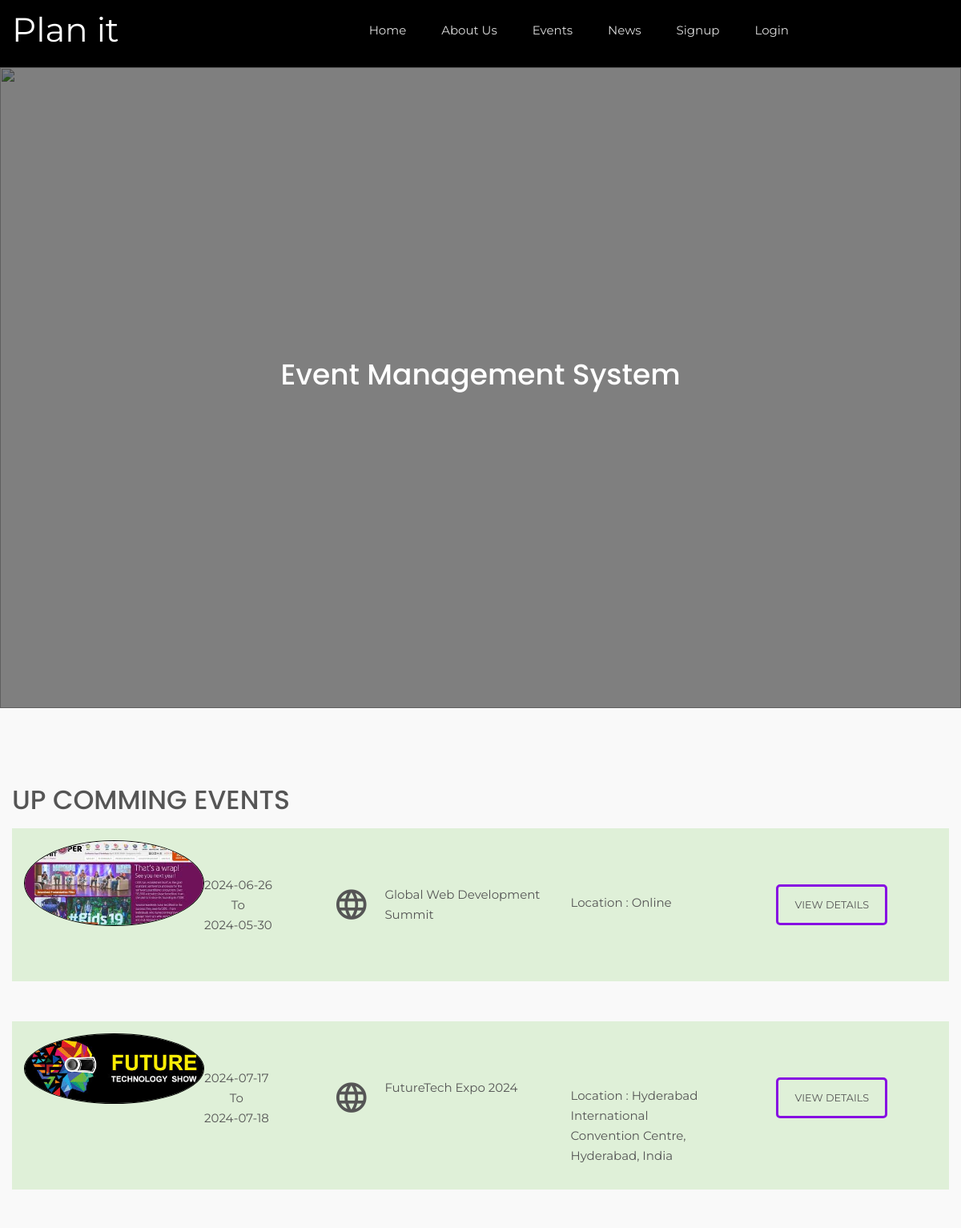
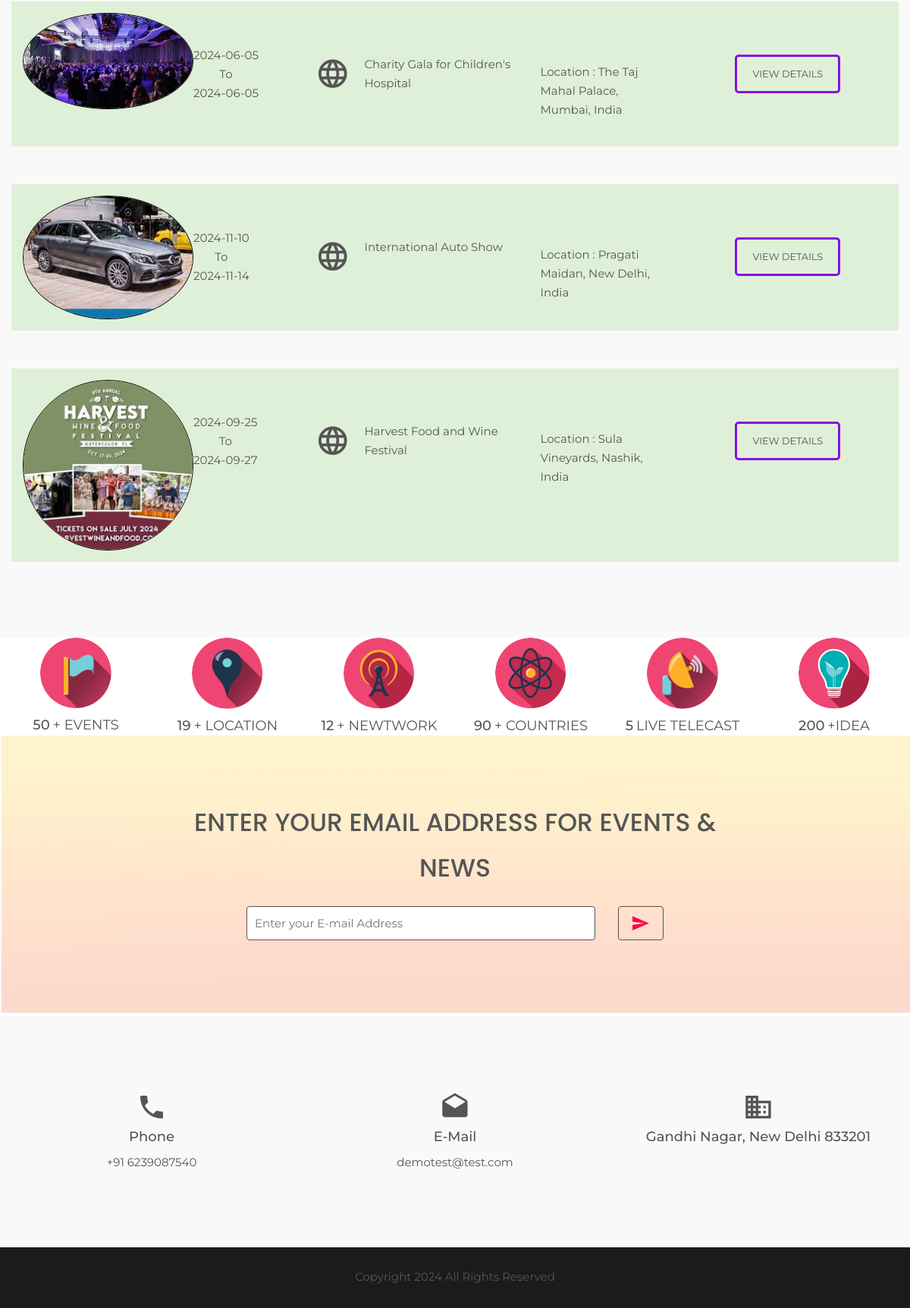
The page / on the database its author committed (2 pictures, top to bottom).
### tables this page shows
CREATE TABLE `tblgenralsettings` (
  `id` int(11) NOT NULL,
  `SiteName` varchar(200) DEFAULT NULL,
  `PhoneNumber` text DEFAULT NULL,
  `EmailId` varchar(255) DEFAULT NULL,
  `address` mediumtext DEFAULT NULL,
  `footercontent` mediumtext DEFAULT NULL,
  `LastUpdationDate` timestamp NULL DEFAULT NULL ON UPDATE current_timestamp()
);

CREATE TABLE `tblevents` (
  `id` int(11) NOT NULL,
  `CategoryId` char(10) DEFAULT NULL,
  `SponserId` char(10) DEFAULT NULL,
  `EventName` varchar(255) DEFAULT NULL,
  `EventDescription` mediumtext DEFAULT NULL,
  `EventStartDate` date DEFAULT NULL,
  `EventEndDate` date DEFAULT NULL,
  `EventLocation` varchar(255) DEFAULT NULL,
  `EventImage` varchar(255) DEFAULT NULL,
  `PostingDate` timestamp NULL DEFAULT current_timestamp(),
  `LastUpdationDate` timestamp NULL DEFAULT NULL ON UPDATE current_timestamp(),
  `IsActive` int(1) DEFAULT NULL
);

### index.php (the view, shortened to what this page needs)
<?php
include('includes/config.php');
    ?>
<!doctype html>
<html class="no-js" lang="en">
    <head>
        <link rel="stylesheet" href="css/bootstrap.min.css">
        <link rel="stylesheet" href="css/animate.css">
        <link rel="stylesheet" href="css/meanmenu.min.css">
        <link rel="stylesheet" href="css/owl.carousel.css">
        <link rel="stylesheet" href="css/icofont.css">
        <link rel="stylesheet" href="css/nivo-slider.css">
        <link rel="stylesheet" href="css/animate-text.css">
        <link rel="stylesheet" href="css/material-design-iconic-font.min.css">
        <link rel="stylesheet" href="style.css">
        <link rel="stylesheet" href="css/responsive.css">
        <link href="css/color/skin-default.css" rel="stylesheet">
    </head>
    <body>
         <div class="wrapper home-02">
         <?php include_once('includes/header.php');?>
                <div class="slider-container slider-02 bg-overlay">
                    <div id="mainSlider" class="nivoSlider slider-image">
                    </div>
                </div>
            </div>
                    <div id="htmlcaption1" class="nivo-html-caption slider-caption-1" >
                        <div class="container">
                            <div class="slide1-text">
                                <div class="middle-text slide-def">
                            <div class="cap-dec wow fadeInDown" data-wow-duration=".9s" data-wow-delay="0.2s" style="margin-top:-100px">
                                        <h1 align="center">Event Management System</h1>
                                    </div>
                                </div>
                            </div>
                        </div>
                    </div>
            <div class="upcomming-events-area off-white ptb100">
                  <div class="container">
                      <div class="row">
                          <div class="col-xs-12">
                           <h1 class="section-title">Up Comming Events</h1>
                        </div>
                          <div class="total-upcomming-event col-md-12 col-sm-12 col-xs-12">
<?php
$isactive=1;
$sql = "SELECT EventName,EventLocation,EventStartDate,EventEndDate,EventImage,id from tblevents where IsActive=:isactive order by id desc limit 5";
$query = $dbh -> prepare($sql);
$query->bindParam(':isactive',$isactive,PDO::PARAM_STR);
$query->execute();
$results=$query->fetchAll(PDO::FETCH_OBJ);
if($query->rowCount() > 0)
{
foreach($results as $row)
{
    ?>
                              <div class="single-upcomming shadow-box">
                                 <div class="col-md-4 hidden-sm col-xs-12">
                                     <div class="sue-pic">
                                        <img src="admin/eventimages/<?php echo htmlentities($row->EventImage);?>" alt="<?php echo htmlentities($row->EventName);?>" style="border:#000 1px solid">
                                     </div>
                                     <div class="sue-date-time text-center">
                                         <span><?php echo htmlentities($row->EventStartDate);?></span>To
                                         <span><?php echo htmlentities($row->EventEndDate);?></span>
                                     </div>
                                 </div>
                                 <div class="col-md-3 col-sm-5 col-xs-12">
                                    <div class="uc-event-title">
                                        <div class="uc-icon"><i class="zmdi zmdi-globe-alt"></i></div>
                                        <a href="#"><?php echo htmlentities($row->EventName);?></a>
                                    </div>
                                 </div>
                                 <div class="col-md-2 col-sm-3 col-xs-12">
                                     <div class="venu-no">
                                         <p>Location : <?php echo htmlentities($row->EventLocation);?></p>
                                     </div>
                                 </div>
                                 <div class="col-md-3 col-sm-4 col-xs-12">
                                     <div class="upcomming-ticket text-center">
 <a href="event-details.php?evntid=<?php echo htmlentities($row->id);?>" class="btn-def bnt-2 small">View Details</a>
                                     </div>
                                 </div>
                              </div>
 <?php } } ?>
                          </div>
                      </div>
                  </div>
              </div>
            <div class="counter-area pb150">
                <div class="container">
                    <div class="row">
                        <div class="col-md-2 col-sm-4 col-xs-12">
                            <div class="single-count text-center uppercase">
                               <div class="count-icon">
                                   <img src="img/icon/count-01.png" alt="">
                               </div>
                                <h3><span class="counter2">50</span></h3>
                                <p>+ Events</p>
                            </div>
                        </div>
                        <div class="col-md-2 col-sm-4 col-xs-12">
                            <div class="single-count text-center uppercase">
                               <div class="count-icon">
                                   <img src="img/icon/count-02.png" alt="">
                               </div>
                                <h3><span class="counter2">19</span></h3>
                                <p>+ Location</p>
                            </div>
                        </div>
                        <div class="col-md-2 col-sm-4 col-xs-12">
                            <div class="single-count text-center uppercase">
                               <div class="count-icon">
                                   <img src="img/icon/count-03.png" alt="">
                               </div>
                                <h3><span class="counter2">12</span></h3>
                                <p>+ Newtwork</p>
                            </div>
                        </div>
                        <div class="col-md-2 col-sm-4 col-xs-12">
                            <div class="single-count text-center uppercase">
                               <div class="count-icon">
                                   <img src="img/icon/count-04.png" alt="">
                               </div>
                                <h3><span class="counter2">90</span></h3>
                                <p>+ Countries</p>
                            </div>
                        </div>
                        <div class="col-md-2 col-sm-4 col-xs-12">
                            <div class="single-count text-center uppercase">
                               <div class="count-icon">
                                   <img src="img/icon/count-05.png" alt="">
                               </div>
                                <h3><span class="counter2">5</span></h3>
                                <p>Live Telecast</p>
                            </div>
                        </div>
                        <div class="col-md-2 col-sm-4 col-xs-12">
                            <div class="single-count text-center uppercase">
                               <div class="count-icon">
                                   <img src="img/icon/count-06.png" alt="">
                               </div>
                                <h3><span class="counter2">200</span></h3>
                                <p>+Idea</p>
                            </div>
                        </div>
                    </div>
                </div>
            </div>
            <div class="call-to-action bg-overlay white-overlay pb100 pt85">
                <div class="container">
                    <div class="row">
                        <div class="col-md-12">
                            <div class="cal-to-wrap">
                                <h1 class="section-title">Enter Your Email Address For Events & News</h1>
                                <form method="post" name="subscribe">
                                    <div class="input-box">
                                        <input type="email" placeholder="Enter your E-mail Address" class="info" name="email" required="true">
                                        <button type="submit" name="subscribe" class="send-btn"><i class="zmdi zmdi-mail-send"></i></button>
                                    </div>
                                </form>
                            </div>
                        </div>
                    </div>
                </div>
            </div>
           <?php include_once('includes/footer.php');?>
         </div>
    </body>
</html>

### includes/header.php (shortened to what this page needs)
<?php
$ret = "Select  SiteName from tblgenralsettings ";
$querys = $dbh -> prepare($ret);
$querys->execute();
$resultss=$querys->fetchAll(PDO::FETCH_OBJ);
if($querys->rowCount() > 0)
{
foreach($resultss as $rows)
{ ?>
   <div id="home" class="header-slider-area">
                <div class="header-area header-2">
                    <div id="sticker" class="logo-menu-area header-area-2">
                        <div class="container hidden-xs">
                            <div class="row">
                                <div class="col-md-2 col-sm-3">
                                    <div class="logo">
                                        <a href="index.php" style="font-size:42px; color:#fff"><?php echo htmlentities($rows->SiteName);?></a>
                                    </div>
                                </div>
                                <div class="col-md-8 col-sm-9">
                                    <div class="main-menu text-right">
                                        <nav>
                                            <ul id="nav">
                                                <li><a class="smooth-scroll" href="index.php">Home</a></li>
                                                <li><a class="smooth-scroll" href="about-us.php">About Us</a></li>
                                                <li><a class="smooth-scroll" href="all-events.php">Events</a></li>
                                                <li><a class="smooth-scroll" href="news.php">News</a></li>
                                                <?php if(strlen($_SESSION['usrid']==0)){?>
                                                <li><a class="smooth-scroll" href="signup.php">Signup</a></li>
                                                 <li><a class="smooth-scroll" href="signin.php">Login</a></li>
                                             <?php } else {?>
<li><a class="smooth-scroll" href="profile.php">My Account</a></li>
                                             <?php } ?>
                                            </ul>
                                        </nav>
                                    </div>
                                </div>
                                </div>
                            </div>
                        </div>
                    </div>
                    <?php }} ?>

### includes/footer.php (shortened to what this page needs)
<?php
$ret = "Select  PhoneNumber,address,EmailId,footercontent from tblgenralsettings ";
$querys = $dbh -> prepare($ret);
$querys->execute();
$resultss=$querys->fetchAll(PDO::FETCH_OBJ);
if($querys->rowCount() > 0)
{
foreach($resultss as $rows)
{ ?>
 <div class="information-area off-white ptb100">
                    <div class="container">
                        <div class="row">
                            <div class="col-md-4 col-sm-3 col-xs-12">
                                <div class="single-information text-center">
                                    <div class="info-icon">
                                        <i class="zmdi zmdi-phone"></i>
                                    </div>
                                    <h4>Phone</h4>
                                    <p><?php echo htmlentities($rows->PhoneNumber);?></p>
                                </div>
                            </div>
                            <div class="col-md-4 col-sm-3 col-xs-12">
                                <div class="single-information text-center">
                                    <div class="info-icon">
                                        <i class="zmdi zmdi-email-open"></i>
                                    </div>
                                    <h4>E-Mail</h4>
                                    <p><a href="mailto:company@email.com"><?php echo htmlentities($rows->EmailId);?></a></p>
                                </div>
                            </div>
                            <div class="col-md-4 col-sm-3 col-xs-12">
                                <div class="single-information text-center">
                                    <div class="info-icon">
                                        <i class="zmdi zmdi-city-alt"></i>
                                    </div>
                                    <h4><?php echo htmlentities($rows->address);?></h4>
                                </div>
                            </div>
                        </div>
                    </div>
                </div>
            <div class="footer-area" align="center">
                <div class="container">
                    <div class="row">
                        <div class="col-md-12 col-sm-6 col-xs-12">
                            <div class="social-area">
                             <?php echo htmlentities($rows->footercontent);?>
                            </div>
                        </div>
                    </div>
                </div>
            </div>
            <?php }} ?>

### rows shown on the page
tblgenralsettings: SiteName "Plan it", PhoneNumber "+91 6239087540", EmailId "demotest@test.com", address "Gandhi Nagar, New Delhi 833201", footercontent "Copyright 2024 All Rights Reserved"
tblevents: EventImage (picture), EventStartDate "2024-06-26", EventEndDate "2024-05-30", EventName "Global Web Development Summit", EventLocation "Online"
tblevents: EventImage (picture), EventStartDate "2024-07-17", EventEndDate "2024-07-18", EventName "FutureTech Expo 2024", EventLocation "Hyderabad International Convention Centre, Hyderabad, India"
tblevents: EventImage (picture), EventStartDate "2024-06-05", EventEndDate "2024-06-05", EventName "Charity Gala for Children's Hospital", EventLocation "The Taj Mahal Palace, Mumbai, India"
tblevents: EventImage (picture), EventStartDate "2024-11-10", EventEndDate "2024-11-14", EventName "International Auto Show", EventLocation "Pragati Maidan, New Delhi, India"
tblevents: EventImage (picture), EventStartDate "2024-09-25", EventEndDate "2024-09-27", EventName "Harvest Food and Wine Festival", EventLocation "Sula Vineyards, Nashik, India"
